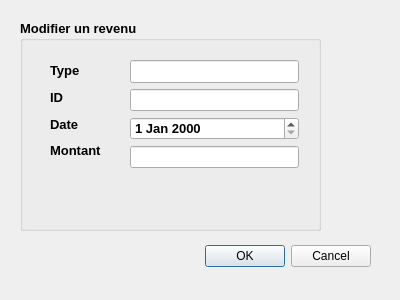
<?xml version="1.0" encoding="UTF-8"?>
<ui version="4.0">
 <class>updaterevenu</class>
 <widget class="QDialog" name="updaterevenu">
  <property name="geometry">
   <rect>
    <x>0</x>
    <y>0</y>
    <width>400</width>
    <height>300</height>
   </rect>
  </property>
  <property name="windowTitle">
   <string>Dialog</string>
  </property>
  <widget class="QDialogButtonBox" name="buttonBox">
   <property name="geometry">
    <rect>
     <x>30</x>
     <y>240</y>
     <width>341</width>
     <height>32</height>
    </rect>
   </property>
   <property name="orientation">
    <enum>Qt::Horizontal</enum>
   </property>
   <property name="standardButtons">
    <set>QDialogButtonBox::Cancel|QDialogButtonBox::Ok</set>
   </property>
  </widget>
  <widget class="QGroupBox" name="groupBox_3">
   <property name="geometry">
    <rect>
     <x>20</x>
     <y>20</y>
     <width>301</width>
     <height>211</height>
    </rect>
   </property>
   <property name="font">
    <font>
     <pointsize>10</pointsize>
     <weight>75</weight>
     <bold>true</bold>
    </font>
   </property>
   <property name="title">
    <string>Modifier un revenu</string>
   </property>
   <widget class="QWidget" name="layoutWidget_6">
    <property name="geometry">
     <rect>
      <x>30</x>
      <y>40</y>
      <width>66</width>
      <height>101</height>
     </rect>
    </property>
    <layout class="QVBoxLayout" name="verticalLayout_6">
     <item>
      <widget class="QLabel" name="label_7">
       <property name="font">
        <font>
         <pointsize>10</pointsize>
         <weight>75</weight>
         <bold>true</bold>
        </font>
       </property>
       <property name="text">
        <string>Type</string>
       </property>
      </widget>
     </item>
     <item>
      <widget class="QLabel" name="label_15">
       <property name="font">
        <font>
         <pointsize>10</pointsize>
         <weight>75</weight>
         <bold>true</bold>
        </font>
       </property>
       <property name="text">
        <string>ID</string>
       </property>
      </widget>
     </item>
     <item>
      <widget class="QLabel" name="label_11">
       <property name="font">
        <font>
         <pointsize>10</pointsize>
         <weight>75</weight>
         <bold>true</bold>
        </font>
       </property>
       <property name="text">
        <string>Date</string>
       </property>
      </widget>
     </item>
     <item>
      <widget class="QLabel" name="label_8">
       <property name="font">
        <font>
         <pointsize>10</pointsize>
         <weight>75</weight>
         <bold>true</bold>
        </font>
       </property>
       <property name="text">
        <string>Montant</string>
       </property>
      </widget>
     </item>
    </layout>
   </widget>
   <widget class="QWidget" name="layoutWidget_7">
    <property name="geometry">
     <rect>
      <x>110</x>
      <y>40</y>
      <width>169</width>
      <height>108</height>
     </rect>
    </property>
    <layout class="QVBoxLayout" name="verticalLayout_7">
     <item>
      <widget class="QLineEdit" name="lineEdit_type_up">
       <property name="maxLength">
        <number>12</number>
       </property>
      </widget>
     </item>
     <item>
      <widget class="QLineEdit" name="lineEdit_id_rev_up">
       <property name="maxLength">
        <number>9</number>
       </property>
       <property name="readOnly">
        <bool>true</bool>
       </property>
      </widget>
     </item>
     <item>
      <widget class="QDateEdit" name="dateEdit_rev_up"/>
     </item>
     <item>
      <widget class="QLineEdit" name="lineEdit_montant_rev_up">
       <property name="maxLength">
        <number>9</number>
       </property>
      </widget>
     </item>
    </layout>
   </widget>
  </widget>
 </widget>
 <resources/>
 <connections>
  <connection>
   <sender>buttonBox</sender>
   <signal>accepted()</signal>
   <receiver>updaterevenu</receiver>
   <slot>accept()</slot>
   <hints>
    <hint type="sourcelabel">
     <x>248</x>
     <y>254</y>
    </hint>
    <hint type="destinationlabel">
     <x>157</x>
     <y>274</y>
    </hint>
   </hints>
  </connection>
  <connection>
   <sender>buttonBox</sender>
   <signal>rejected()</signal>
   <receiver>updaterevenu</receiver>
   <slot>reject()</slot>
   <hints>
    <hint type="sourcelabel">
     <x>316</x>
     <y>260</y>
    </hint>
    <hint type="destinationlabel">
     <x>286</x>
     <y>274</y>
    </hint>
   </hints>
  </connection>
 </connections>
</ui>
